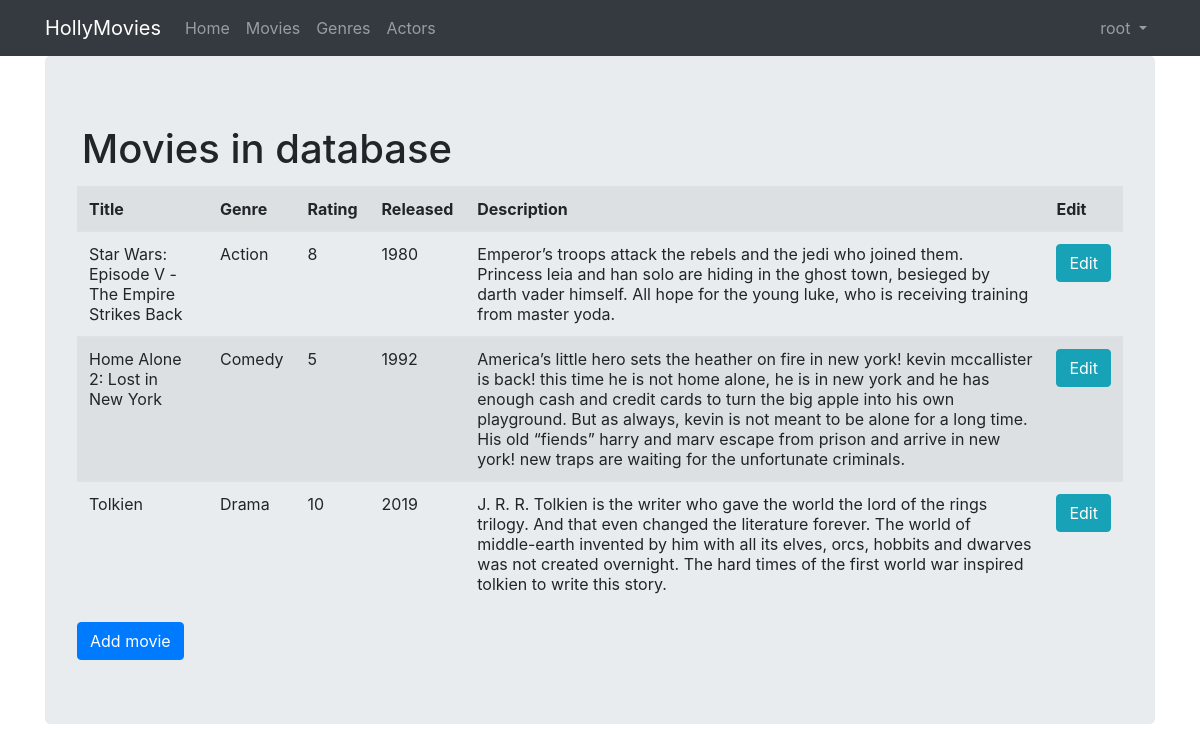
Screenshot of /movies (signed in) with the database file from the repository.
### viewer/models.py (models this page shows, shortened)
class Movie(Model):
    title = CharField(max_length=128)
    genre = ForeignKey(Genre, on_delete=DO_NOTHING, default=None)
    rating = IntegerField(default=None)
    released = DateField(default=None)
    description = TextField(default=None)
    created = DateTimeField(auto_now_add=True)

class Genre(Model):
    name = CharField(max_length=128)

### viewer/views.py (the view)
# urls.py: path('movies', MovieView.as_view(), name='movies'),
class MovieView(ListView):
    template_name = "movies.html"
    model = Movie

### viewer/templates/movies.html (shortened to what this page needs)
{% extends "base.html" %}
{% block content %}
    <h1>Movies in database</h1>
    <table class="table table-striped table-hover">
        <tr>
          <th>Title</th>
          <th>Genre</th>
          <th>Rating</th>
          <th>Released</th>
          <th>Description</th>
          {% if user.is_authenticated %}
          <th>Edit</th>
          {% endif %}
        </tr>
        {% for movie in object_list %}
        <tr>
          <td>{{ movie.title }}</td>
          <td>{{ movie.genre.name }}</td>
          <td>{{ movie.rating }}</td>
          <td>{{ movie.released.year }}</td>
          <td>{{ movie.description }}</td>
          {% if user.is_authenticated %}
          <td><a href="{%url 'movie_update' movie.id %}" class="btn btn-info">Edit</a></td>
          {% endif %}
        </tr>
    {% endfor %}
    </table>
  {% if user.is_authenticated %}
  <a href="{% url 'movie_add' %}" class="btn btn-primary">Add movie</a>
  {% endif %}
{% endblock %}

### viewer/templates/base.html (shortened to what this page needs)
{% load static %}
{% load active_link_tags %}
<html {% if LANGUAGE_CODE %}lang="{{ LANGUAGE_CODE }}" {% endif %}>
<head>
    <link rel="stylesheet" href="https://stackpath.bootstrapcdn.com/bootstrap/4.2.1/css/bootstrap.min.css"
>
    <link href="{% static 'css/styles.css' %}" rel="stylesheet">
</head>
<body>
<nav class="navbar navbar-expand-lg navbar-dark bg-dark">
    <div class="container fixed">
        <a class="navbar-brand {% active_link 'index' strict=True %}" href="{% url 'index' %}">HollyMovies</a>
        <div class="collapse navbar-collapse" id="navbarNavAltMarkup">
            <ul class="navbar-nav mr-auto">
                <li class="nav-item">
                    <a class="nav-link {% active_link 'index' strict=True %}" href="{% url 'index' %}">
                        Home
                    </a>
                </li>
                <li class="nav-item">
                    <a class="nav-link {% active_link 'movies' strict=True %}" href="{% url 'movies' %}">
                        Movies
                    </a>
                </li>
                <li class="nav-item">
                    <a class="nav-link {% active_link 'genres' strict=True %}" href="{% url 'genres' %}">
                        Genres
                    </a>
                </li>
                <li class="nav-item">
                    <a class="nav-link {% active_link 'actors' strict=True %}" href="{% url 'actors' %}">
                        Actors
                    </a>
                </li>
            </ul>
            <ul class="navbar-nav">
            {% if user.is_authenticated %}
                <li class="nav-item dropdown">
                    <a class="nav-link dropdown-toggle {% active_link 'profile' strict=True %}" href="#" id="navbarDropdownMenuLink" role="button"
                       data-toggle="dropdown" aria-haspopup="true" aria-expanded="false">
                        {{ user.username }}
                    </a>
                </li>
        {% endif %}
    </div>
</nav>
<div class="container">
    <div class="jumbotron">
        {% block content %}{% endblock %}
    </div>
</div>
</body>
</html>

### viewer/static/css/styles.css (style rules this page uses)
h1 { padding: 0.3rem; }

### rows the page displays
Movie: title "Star Wars: Episode V - The Empire Strikes Back", genre.name "Action", rating "8", released.year "1980", description "Emperor’s troops attack the rebels and the jedi who joined them. Princess leia and han solo are hiding in the ghost town, besieged by darth vader himself. All hope for the young luke, who is receiving training from master yoda."
Movie: title "Home Alone 2: Lost in New York", genre.name "Comedy", rating "5", released.year "1992", description "America’s little hero sets the heather on fire in new york! kevin mccallister is back! this time he is not home alone, he is in new york and he has enough cash and credit cards to turn the big apple into his own playground. But as always, kevin is not meant to be alone for a long time. His old “fiends” harry and marv escape from prison and arrive in new york! new traps are waiting for the unfortunate criminals."
Movie: title "Tolkien", genre.name "Drama", rating "10", released.year "2019", description "J. R. R. Tolkien is the writer who gave the world the lord of the rings trilogy. And that even changed the literature forever. The world of middle-earth invented by him with all its elves, orcs, hobbits and dwarves was not created overnight. The hard times of the first world war inspired tolkien to write this story."

### other values shown
{{ user.username }} "root"
